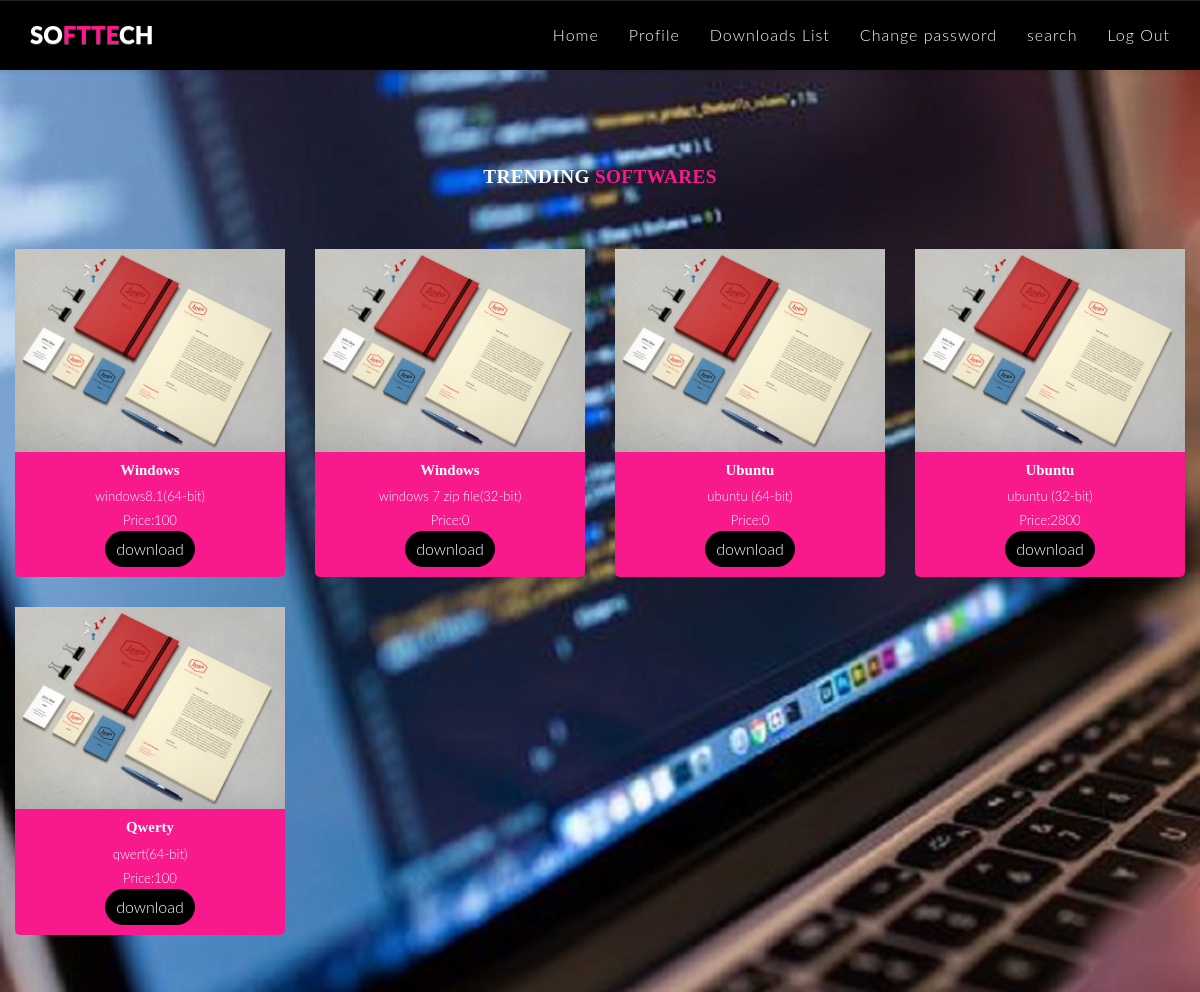
/customer.php, run on the app's committed database.
### tables this page shows
CREATE TABLE `supload` (
  `sid` int(11) NOT NULL,
  `did` int(11) NOT NULL,
  `eid` int(11) NOT NULL,
  `sname` varchar(30) NOT NULL,
  `software` varchar(500) NOT NULL,
  `category` varchar(100) NOT NULL,
  `os` varchar(100) NOT NULL,
  `price` int(11) NOT NULL,
  `byte` varchar(10) NOT NULL,
  `size` varchar(10) NOT NULL,
  `time` timestamp NOT NULL DEFAULT CURRENT_TIMESTAMP ON UPDATE CURRENT_TIMESTAMP,
  `lastupdate` timestamp NOT NULL DEFAULT CURRENT_TIMESTAMP ON UPDATE CURRENT_TIMESTAMP,
  `description` varchar(30) NOT NULL,
  `status` varchar(11) NOT NULL
);

### customer.php (the view, shortened to what this page needs)
<?php
include 'dbcon.php';
?>
<!DOCTYPE html>
<html>
<head>
<link rel="stylesheet" type="text/css" href="library/font-awesome-4.3.0/css/font-awesome.min.css">
	<link rel="stylesheet" type="text/css" href="css/animate.css">
	<link rel="stylesheet" type="text/css" href="css/owl.carousel.css">
        <link rel="stylesheet" type="text/css" href="css/owl.theme.css">
	<link rel="stylesheet" type="text/css" href="css/magnific-popup.css">
        <link rel ="stylesheet" type="text/css" href="library/vegas/vegas.min.css">
	<link rel="stylesheet" type="text/css" href="library/bootstrap/css/bootstrap-theme.min.css">
	<link rel="stylesheet" type="text/css" href="library/bootstrap/css/bootstrap.css">
	<link rel="stylesheet" type="text/css" href="css/style.css">
  <link rel="stylesheet" type="text/css" href="css/responsive.css">
	<link rel="stylesheet" type="text/css" href="css/color/rose.css">
	<link rel="stylesheet" type="text/css" href="css/custom.css">
</head>
<body style="background-image:url(images/main.jpg);">
<nav  class=" nim-menu navbar navbar-default navbar-fixed-top">
      <div class="container">
        <div class="navbar-header">
            <a class="navbar-brand" href="index.html">So<span class="themecolor">ftte</span>ch</a>
        </div>
        <div class="collapse navbar-collapse" id="bs-example-navbar-collapse-1">
          <ul class="nav navbar-nav navbar-right">
            <li><a href="customer.php" class="page-scroll">Home</a></li>
            <li><a href="edit_customer_profile.php" class="page-scroll">Profile</a></li>
            <li><a href="my_software_customer.php" class="page-scroll">Downloads List</a></li>
			      <li><a href="change_password.php" class="page-scroll">Change password</a></li>
						<li><a href="searching.php" class="page-scroll">search</a></li>
						<li><a href="logout.php" class="page-scroll">Log Out</a></li>
          </ul>
        </div>
      </div>
    </nav>
<br><br>
<br><br>
		<section class="recent-works text-center" id="two">
			<div class="container">
				<div class="row">
					<div class="col-md-12">
						<h3 class="title">Trending <span class="themecolor">Softwares</span></h3>
						<p class="a-slog"></p>
					</div>
				</div>
				<div class="gap"></div>
				<div class="row">
					<?php
					$qury=mysqli_query($con,"select * from supload where status=1 limit 8");
					while ($row=mysqli_fetch_array($qury)){
						?>
						<div class="col-sm-3 port-item margin-bottom">
							<div class="item-img-wrap">
								<img src="images/work-1.jpg" class="img-responsive" alt="workimg">
							</div>
							<div class="work-desc">
								<form action="" method="post">
								<h3><a href="#"><?php echo $row['sname'];?></a></h3>
								<span><?php echo $row['description'];?>(<?php echo $row['byte'];?>)</span>
								<br><span>Price:<?php echo $row['price'];?></span>
								<br>
<input class="down_log" type="submit" name="down_log" value="download">
							</form>
							</div>
						</div>
					<?php }
					?>
				</div>
			</div>
		</section>
</body>
</html>

### css/style.css (style rules this page uses)
* { padding: 0; margin: 0; vertical-align: baseline; }
html { -webkit-font-smoothing:antialiased; }
body,div,dl,dt,dd,ul,ol,li,h1,h2,h3,h4,h5,h6,pre,form,fieldset,p,blockquote,hr,th,td { margin:0; padding:0; }
body { color: #fff; font: normal 16px "Roboto", "Helvetica Neue", Helvetica, Arial, sans-serif; font-weight: 300; background-color: #000; line-height: 1.5; font-family: 'Lato', sans-serif; text-rendering: optimizeLegibility !important; -webkit-font-smoothing: antialiased !important; background-repeat: no-repeat; background-size: cover; }
h3 { font-size: 1.2em; font-weight: 900; }
p { font-family: 'Open Sans', sans-serif; font-size:0.93em; }
a { text-decoration: none !important; transition:all 0.3s linear; -webkit-transition:all 0.3s linear; -moz-transition:all 0.3s linear; -ms-transition:all 0.3s linear; -o-transition:all 0.3s linear; }
ul { list-style: none; margin:0; padding:0; }
.margin-bottom { margin-bottom: 30px; }
.a-slog { font-size:0.93em; max-width: 450px; margin:0 auto; padding-top:10px; }
.gap { width:100%; height:2em; }
.title { font-weight: 700; letter-spacing: 0.02em; text-transform: uppercase; font-family: 'Roboto Slab', serif; margin-bottom: 20px; }
h1, h2, h3, h4, h5, h6, .h1, .h2, .h3, .h4, .h5, .h6 { font-family: 'Roboto', sans-serif; margin: 0; }
.nim-menu { padding: 10px; transition: all 0.8s; background:#000; border-bottom:none; transition:all 0.4s ease-in; -webkit-transition:all 0.4s ease-in; -moz-transition:all 0.4s ease-in; -ms-transition:all 0.4s ease-in; }
.nim-menu a.navbar-brand { text-transform: uppercase; font-size: 1.5em; font-weight: 900; color:#fff; }
.nim-menu.navbar-default .navbar-nav > li > a { color: #fafafa; letter-spacing: 1px; text-shadow:1px 0px rgba(0,0,0,0.5); }
.recent-works>.container { padding:70px 0px; }
.item-img-wrap { position: relative; text-align: center; overflow: hidden; }
.item-img-wrap img { -webkit-transition:all 200ms linear; -moz-transition:all 200ms linear; -o-transition:all 200ms linear; -ms-transition:all 200ms linear; transition:all 200ms linear; }
.work-desc { width: 100%; padding: 10px 20px; border-top: none; -webkit-border-bottom-right-radius: 5px; -webkit-border-bottom-left-radius: 5px; -moz-border-radius-bottomright: 5px; -moz-border-radius-bottomleft: 5px; border-bottom-right-radius: 5px; border-bottom-left-radius: 5px; position: relative; }
.work-desc h3 { margin: 0; padding: 0; font-size: 0.93em; font-weight: 700; text-transform: capitalize; font-family: 'Roboto Slab', serif; margin-bottom: 5px; }
.work-desc h3 a { color:#fff; }
.work-desc span { margin-top: 10px; font-size:0.82em; }

### css/color/rose.css (style rules this page uses)
.themecolor { color:#f8198d; }
.work-desc { background:#f8198d; }
.work-desc h3 { color:#fff; }

### customer.php (style rules this page uses)
body { margin:0; }
.down_log { background-color: black; color: white; border-radius: 20px; padding: 5px; padding-left: 10px; padding-right: 10px; border: 1px solid black; }

### data on the page
supload: sname "Windows", description "windows8.1", byte "64-bit", price "100"
supload: sname "Windows", description "windows 7 zip file", byte "32-bit", price "0"
supload: sname "Ubuntu", description "ubuntu", byte "64-bit", price "0"
supload: sname "Ubuntu", description "ubuntu", byte "32-bit", price "2800"
supload: sname "Qwerty", description "qwert", byte "64-bit", price "100"
